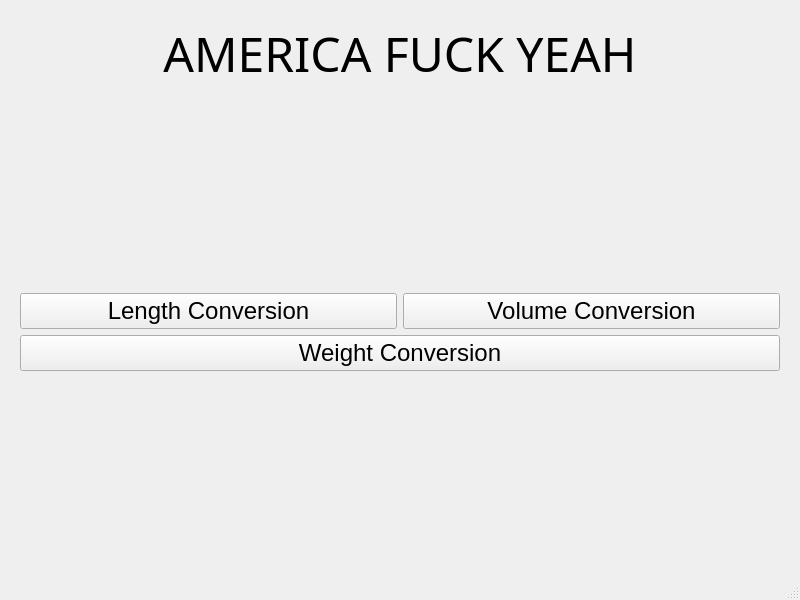
<?xml version="1.0" encoding="UTF-8"?>
<ui version="4.0">
 <class>MainWindow</class>
 <widget class="QMainWindow" name="MainWindow">
  <property name="geometry">
   <rect>
    <x>0</x>
    <y>0</y>
    <width>800</width>
    <height>600</height>
   </rect>
  </property>
  <property name="minimumSize">
   <size>
    <width>800</width>
    <height>600</height>
   </size>
  </property>
  <property name="windowTitle">
   <string>MainWindow</string>
  </property>
  <widget class="QWidget" name="centralwidget">
   <layout class="QGridLayout" name="gridLayout_2">
    <property name="leftMargin">
     <number>20</number>
    </property>
    <property name="topMargin">
     <number>20</number>
    </property>
    <property name="rightMargin">
     <number>20</number>
    </property>
    <property name="bottomMargin">
     <number>5</number>
    </property>
    <item row="9" column="0" colspan="2">
     <spacer name="verticalSpacer_3">
      <property name="orientation">
       <enum>Qt::Orientation::Vertical</enum>
      </property>
      <property name="sizeHint" stdset="0">
       <size>
        <width>20</width>
        <height>40</height>
       </size>
      </property>
     </spacer>
    </item>
    <item row="6" column="0">
     <widget class="QPushButton" name="btn_length_menu">
      <property name="font">
       <font>
        <pointsize>18</pointsize>
       </font>
      </property>
      <property name="text">
       <string>Length Conversion</string>
      </property>
     </widget>
    </item>
    <item row="2" column="0" colspan="2">
     <spacer name="verticalSpacer">
      <property name="orientation">
       <enum>Qt::Orientation::Vertical</enum>
      </property>
      <property name="sizeType">
       <enum>QSizePolicy::Policy::Fixed</enum>
      </property>
      <property name="sizeHint" stdset="0">
       <size>
        <width>20</width>
        <height>200</height>
       </size>
      </property>
     </spacer>
    </item>
    <item row="6" column="1">
     <widget class="QPushButton" name="btn_volume_menu">
      <property name="font">
       <font>
        <pointsize>18</pointsize>
       </font>
      </property>
      <property name="text">
       <string>Volume Conversion</string>
      </property>
     </widget>
    </item>
    <item row="8" column="0" colspan="2">
     <widget class="QPushButton" name="btn_weight_menu">
      <property name="font">
       <font>
        <pointsize>18</pointsize>
       </font>
      </property>
      <property name="text">
       <string>Weight Conversion</string>
      </property>
     </widget>
    </item>
    <item row="1" column="0" colspan="2">
     <widget class="QLabel" name="label">
      <property name="enabled">
       <bool>true</bool>
      </property>
      <property name="font">
       <font>
        <family>Impact</family>
        <pointsize>36</pointsize>
       </font>
      </property>
      <property name="tabletTracking">
       <bool>false</bool>
      </property>
      <property name="layoutDirection">
       <enum>Qt::LayoutDirection::LeftToRight</enum>
      </property>
      <property name="text">
       <string>AMERICA FUCK YEAH</string>
      </property>
      <property name="scaledContents">
       <bool>true</bool>
      </property>
      <property name="alignment">
       <set>Qt::AlignmentFlag::AlignCenter</set>
      </property>
      <property name="margin">
       <number>20</number>
      </property>
     </widget>
    </item>
   </layout>
  </widget>
  <widget class="QMenuBar" name="menubar">
   <property name="geometry">
    <rect>
     <x>0</x>
     <y>0</y>
     <width>800</width>
     <height>21</height>
    </rect>
   </property>
  </widget>
  <widget class="QStatusBar" name="statusbar"/>
 </widget>
 <resources/>
 <connections/>
</ui>
